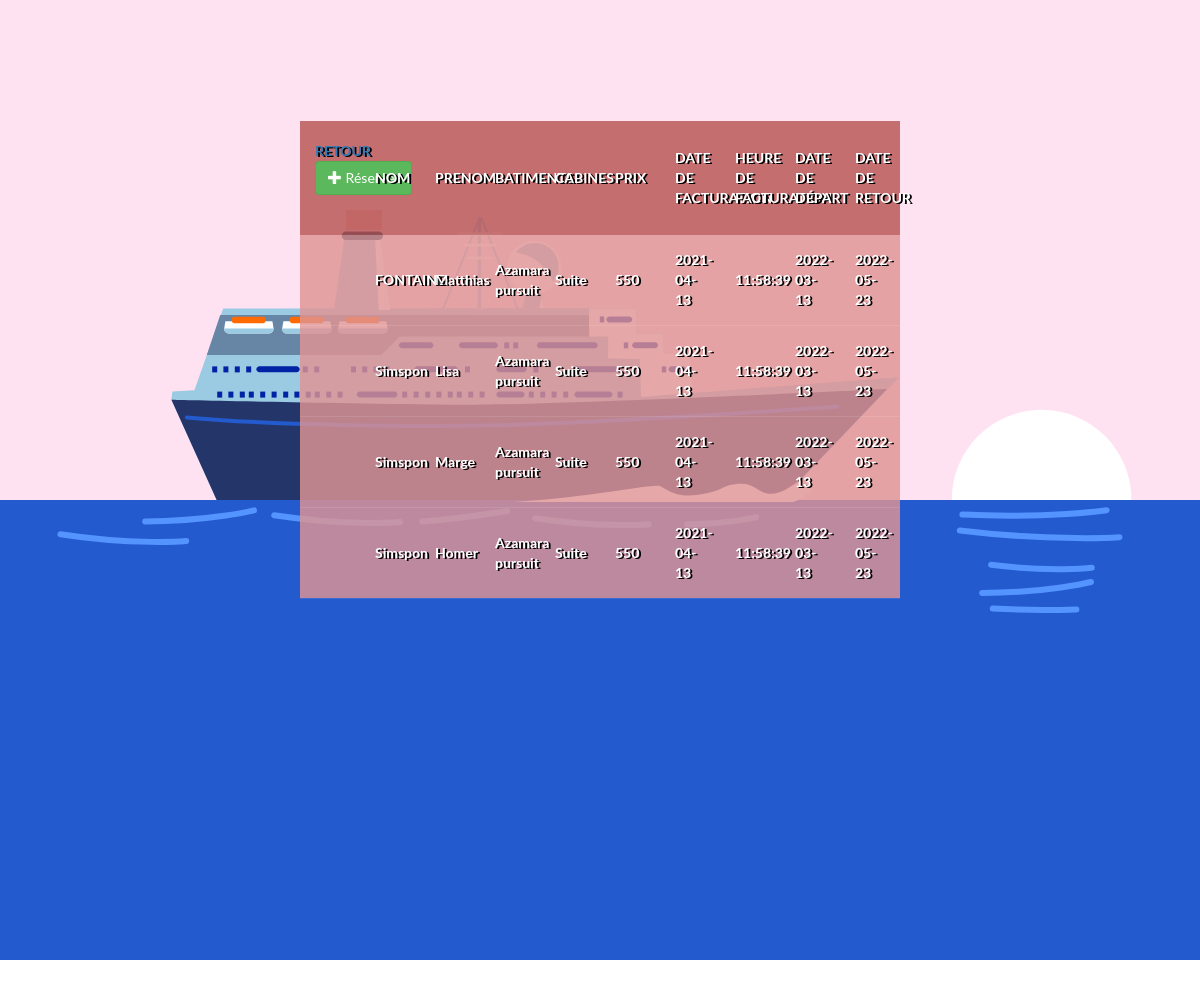
The page /PHP/html/index.php on the database as committed earlier.
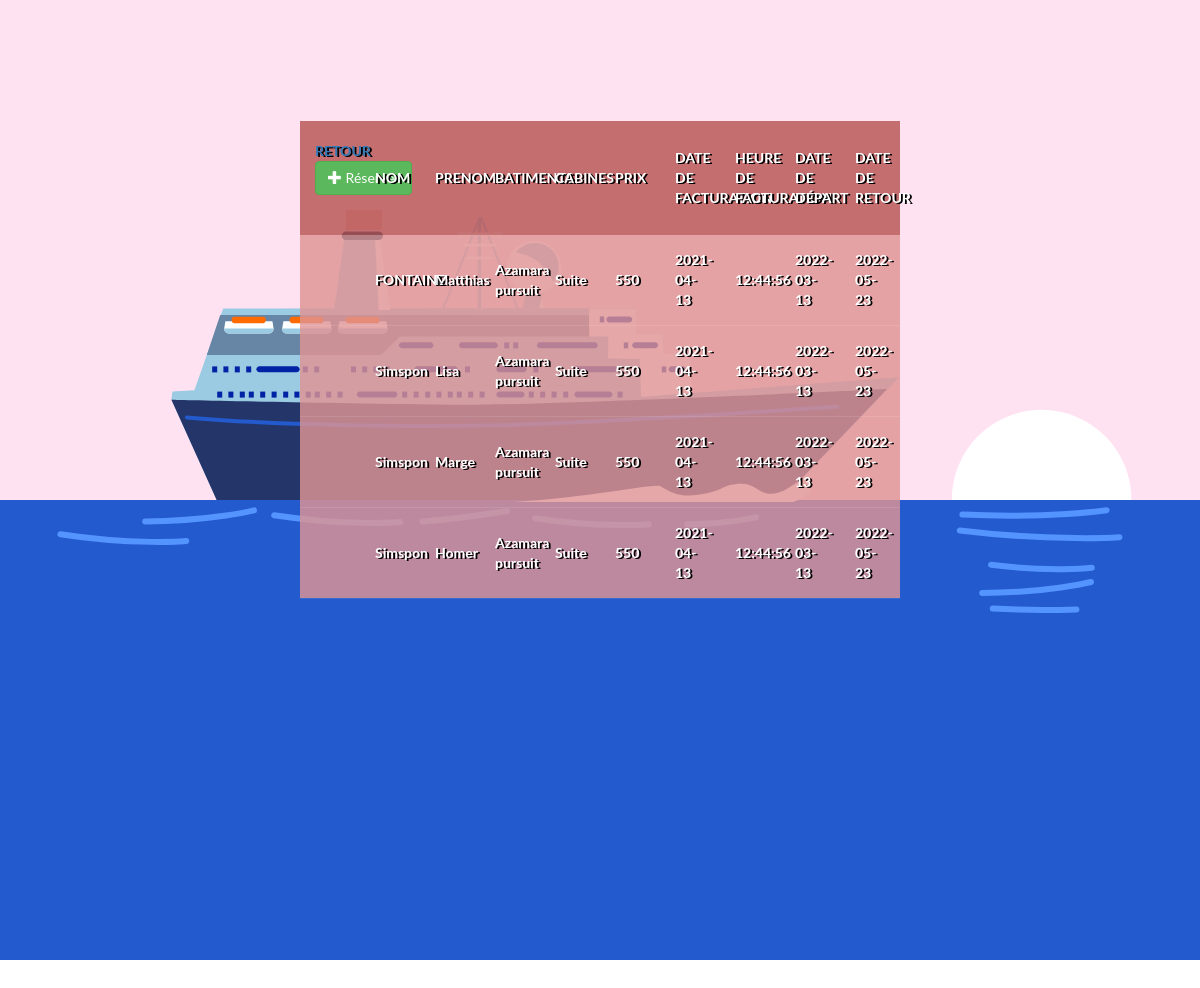
The same page on the database as committed later.
### tables this page shows
CREATE TABLE RecapReservation(
    Id INTEGER not null, 
    nom VARCHAR(20), 
    prenom VARCHAR(20), 
    age INT,
    sexe VARCHAR(5), 
    nom_batiment VARCHAR(20), 
    type_rang VARCHAR(10), 
    prix INT,
    date_facture DATE,
    h_facture DATE,
    date_debut DATE, 
    date_fin DATE,

    id_client INT,
    id_reservation INT,
    id_rang INT,
    id_facture INT,
    id_batiment INT,


    CONSTRAINT pk_recapReservation primary key (Id)

    CONSTRAINT fk_recapReservation
	FOREIGN KEY (id_client) REFERENCES Clients(id_client)
    FOREIGN KEY (id_reservation) REFERENCES Reservations(id_reservation) 
    FOREIGN KEY (id_rang) REFERENCES Rangs(id_rang)
    FOREIGN KEY (id_facture) REFERENCES Factures(id_facture)
    FOREIGN KEY (id_batiment) REFERENCES Batiments(id_batiment)
);

### PHP/html/index.php (the view, shortened to what this page needs)
<!DOCTYPE html>
<html lang="en">
	<head>
		<link rel="stylesheet" type="text/css" href="../css/bootstrap.css"/>
		<link rel="stylesheet" type="text/css" href="../css/tables.css"/>
	</head>
<body>
<div style="width:device-width; margin-top: -20%;">
</div>
        <table cellpadding="0" cellspacing="0" border="0">
            <thead>
                <tr>
                    <th><a href="http://localhost:1234/html/main.html">Retour</a><button type="button" class="btn btn-success" data-toggle="modal" data-target="#form_modal"><span class="glyphicon glyphicon-plus"></span> Réserver</button>
		<br/><br/></th>
					<th>Nom</th>
					<th>Prenom</th>
                    <th>Batiments</th>
                    <th>Cabines</th>
                    <th>Prix</th>
                    <th>Date de facturation</th>
                    <th>Heure de facturation</th>
					<th>Date de départ</th>
					<th>Date de retour</th>
				</tr>
			</thead>
				<?php
					require 'conn.php';
					$query = $conn->prepare("SELECT * FROM RecapReservation");
					$query->execute();
					while($fetch = $query->fetch()){
				?>
				<tr>
                    <td></td>
					<td><?php echo $fetch['nom']?></td>
					<td><?php echo $fetch['prenom']?></td>
                    <td><?php echo $fetch['nom_batiment']?></td>
                    <td><?php echo $fetch['type_rang']?></td>
					<td><?php echo $fetch['prix']?></td>
                    <td><?php echo $fetch['date_facture']?></td>
                    <td><?php echo $fetch['h_facture']?></td>
					<td><?php echo $fetch['date_debut']?></td>
					<td><?php echo $fetch['date_fin']?></td>
				</tr>
				<?php
					}
				?>
		</table>
</body>
</html>

Rows that differ between the two databases and show on the page:
changed recapreservation "FONTAINE": h_facture "11:58:39" → "12:44:56"
changed recapreservation "Lisa": h_facture "11:58:39" → "12:44:56"
changed recapreservation "Marge": h_facture "11:58:39" → "12:44:56"
changed recapreservation "Homer": h_facture "11:58:39" → "12:44:56"
